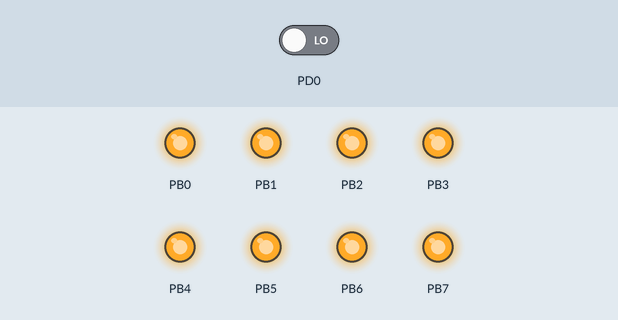
Simulated run of this program. Board: ATmega128, built with avr-gcc and emulated at 16 MHz. On the bench: output pins drawn as LEDs (lit = HIGH). The test bench sets the inputs (shaded band); at power-on: PD0 LOW.

Above: at 1.2 s.
1.3 s: PD0 driven HIGH
At 1.7 s:
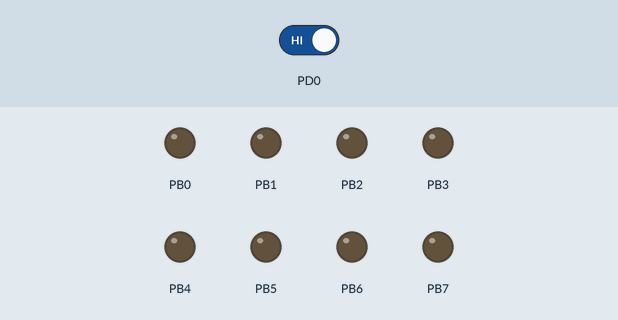
Timing chart, 0 to 4.3 s (numbered marks = the images above; inputs shaded):
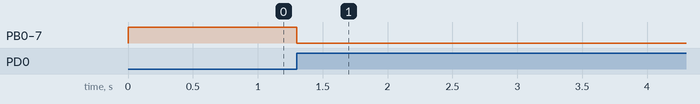

Measured:
- after the input at 1.3 s, PB0–7: HIGH → LOW at once

The program:

main.c
```c
#include <avr/io.h>
#define F_CPU 16000000UL
#include <util/delay.h>

int main(void)    // main 함수
{
	DDRB = 0xff;         // PORTB를 출력으로 설정 (LED 8개)
	uint8_t led_status = 0xff; // 초기 LED 상태 변수 (모두 OFF)
	PORTB = led_status;  // LED 상태를 PORTB에 반영하여 모두 OFF로 설정

	DDRD = 0x00;         // PORTD를 입력으로 설정
	PORTD = 0x00;        // 내부 풀업 저항 비활성화하여 PIND의 초기값을 0x00으로 설정

	uint8_t button_state = 0x00;        // 버튼 상태 저장 변수
	uint8_t last_button_state = 0x00;   // 이전 버튼 상태 저장 변수

	while (1)         // 무한 반복
	{
		button_state = PIND & 0x01;    // 버튼의 현재 상태 읽기 (첫 번째 비트만 확인)

		if (button_state != last_button_state)  // 버튼 상태가 변경되었을 때
		{
			if (button_state == 0x01)      // 버튼이 눌린 상태일 때
			{
				led_status ^= 0xff;     // LED 상태 토글 (0x00 <-> 0xff)
				PORTB = led_status;     // LED 상태 업데이트
				_delay_ms(50);          // 디바운싱을 위한 딜레이
			}
		}

		last_button_state = button_state;   // 현재 버튼 상태를 이전 상태로 저장
	}
}
```
